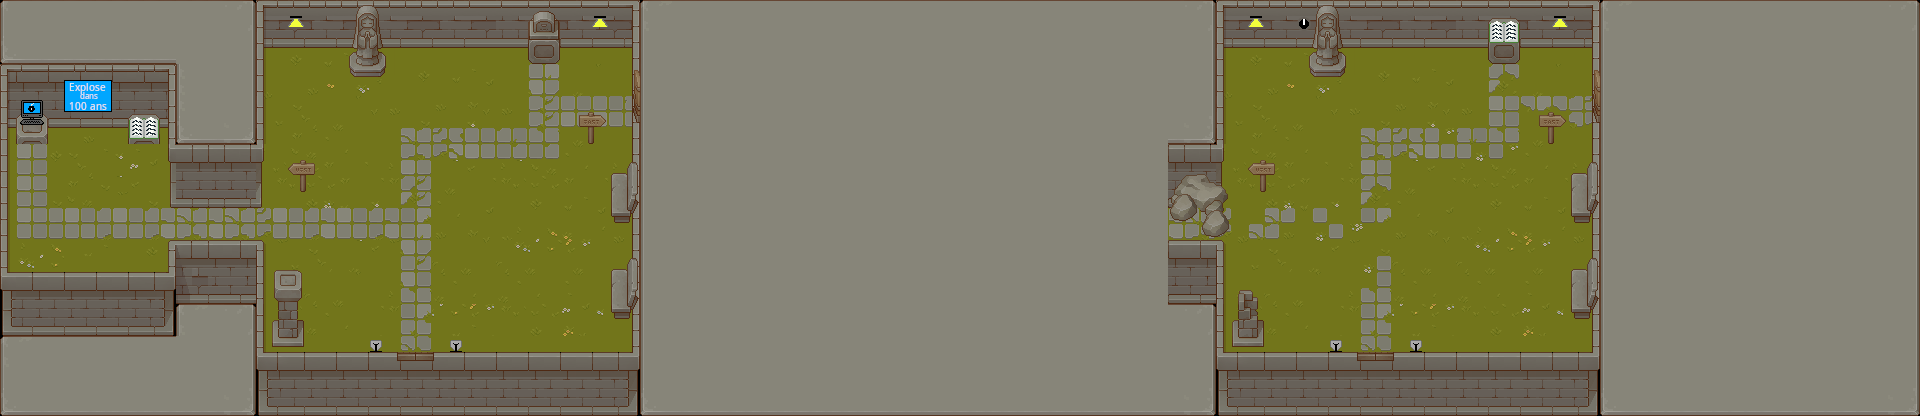

Below is a game level as drawn by its tile map, then a one-line description and the .tmx that defines it (tile-layer data replaced by summaries):
An orthogonal 120x26 tile map with 16x16 px tiles, 7 tile layers (Ground, Walls, WallsPlus, Deco, ...), 2 hidden layers not drawn, 11 tilesets and 24 objects.

<map version="1.10" tiledversion="1.11.0" orientation="orthogonal" renderorder="right-down" width="120" height="26" tilewidth="16" tileheight="16" infinite="0" nextlayerid="11" nextobjectid="45">
 <tileset firstgid="1" source="Spotlight.tsx" />
 <tileset firstgid="2" source="Light.tsx" />
 <tileset firstgid="4" source="Walls.tsx" />
 <tileset firstgid="1028" source="TXProps.tsx" />
 <tileset firstgid="2122" source="Computer.tsx" />
 <tileset firstgid="2126" source="Books.tsx" />
 <tileset firstgid="2130" source="WallsBorder.tsx" />
 <tileset firstgid="2138" source="Potard.tsx" />
 <tileset firstgid="2139" source="TXTilesetGrass.tsx" />
 <tileset firstgid="2395" source="Screen.tsx" />
 <tileset firstgid="2401" source="StoneGround.tsx" />
 <layer id="1" name="Ground" width="120" height="26">
  <data>[3120 cells, 1028 non-empty, 137 distinct tile ids]</data>
 </layer>
 <layer id="2" name="Walls" width="120" height="26">
  <data>[3120 cells, 2127 non-empty, 102 distinct tile ids]</data>
 </layer>
 <layer id="9" name="WallsPlus" width="120" height="26">
  <data>[3120 cells, 134 non-empty, 29 distinct tile ids]</data>
 </layer>
 <layer id="3" name="Deco" width="120" height="26">
  <data>[3120 cells, 183 non-empty, 100 distinct tile ids]</data>
 </layer>
 <layer id="4" name="DecoPlus" width="120" height="26">
  <data>[3120 cells, 26 non-empty, 18 distinct tile ids]</data>
 </layer>
 <layer id="10" name="Door" width="120" height="26">
  <data>[3120 cells, 16 non-empty, 8 distinct tile ids]</data>
 </layer>
 <layer id="5" name="Lights" width="120" height="26">
  <data>[3120 cells, 8 non-empty, 2 distinct tile ids]</data>
 </layer>
 <layer id="6" name="LightOpen1" width="120" height="26" visible="0">
  <data>[3120 cells, 2 non-empty, 1 distinct tile ids]</data>
 </layer>
 <layer id="7" name="LightOpen2" width="120" height="26" visible="0">
  <data>[3120 cells, 2 non-empty, 1 distinct tile ids]</data>
 </layer>
 <objectgroup id="8" name="WallsCol">
  <object id="1" x="0" y="64" width="16" height="272" />
  <object id="2" x="16" y="272" width="160" height="64" />
  <object id="5" x="16" y="64" width="160" height="64" />
  <object id="6" x="160" y="128" width="112" height="80" />
  <object id="7" x="256" y="0" width="16" height="128" />
  <object id="10" x="272" y="0" width="368" height="48" />
  <object id="11" x="176" y="240" width="96" height="176" />
  <object id="12" x="160" y="240" width="16" height="32" />
  <object id="13" x="272" y="352" width="368" height="64" />
  <object id="14" x="272" y="272" width="32" height="80" />
  <object id="18" x="624" y="160" width="16" height="64" />
  <object id="19" x="624" y="256" width="16" height="64" />
  <object id="32" x="352" y="48" width="32" height="32" />
  <object id="33" x="528" y="48" width="32" height="16" />
  <object id="34" x="624" y="48" width="16" height="304" />
  <object id="36" x="1168" y="0" width="64" height="416" />
  <object id="37" x="1232" y="288" width="32" height="128" />
  <object id="38" x="1264" y="352" width="336" height="64" />
  <object id="39" x="1584" y="256" width="16" height="64" />
  <object id="40" x="1584" y="160" width="16" height="64" />
  <object id="41" x="1232" y="0" width="368" height="48" />
  <object id="42" x="1312" y="48" width="32" height="32" />
  <object id="43" x="1488" y="48" width="32" height="16" />
  <object id="44" x="1584" y="48" width="16" height="304" />
 </objectgroup>
</map>
